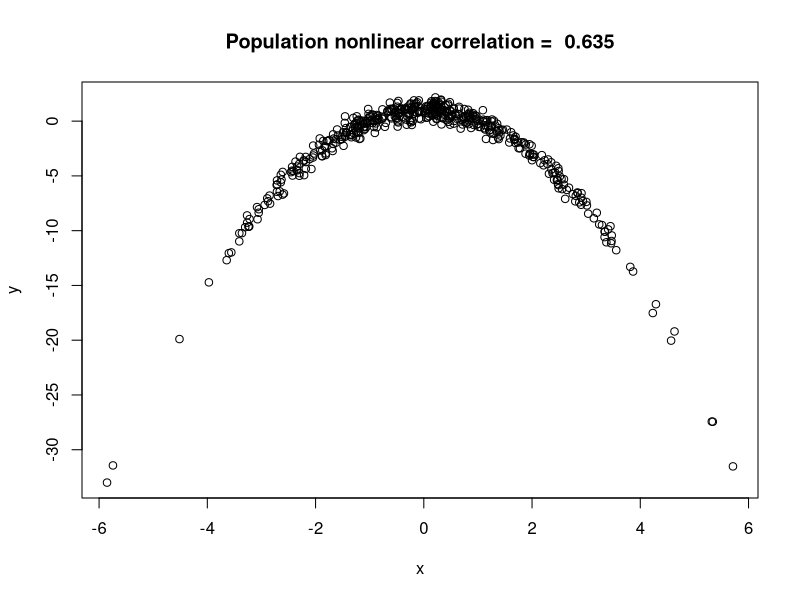

This chart was generated by the following R code:
## ---- chunk 1
# Generate Bivariate Data with Nonlinear Relationship
gen_nonlinear <- function(n, muX, muY, sX, sY, angle){
  rotmat <- matrix(c(cos(angle), -sin(angle), sin(angle), cos(angle)),2,2)
  x <- rnorm(n, muX, sX)
  y <- x**2 + rnorm(n, muY, sY)
  df <- cbind(x,y)
  df <- df %*% rotmat
  df <- as.data.frame(df)
  names(df) <- c("x", "y")
  return(df)
}

# True correlation value for the nonlinear setting
cor_nonlinear <- function(muX, muY, sX, sY, angle){
  # muX and muY have no effect
  sQ <- sqrt(cos(angle)**2 * (2*sX**4 + 4*sX**2*muX**2 +  sY**2) + sin(angle)**2 * sX**2 + 2 * cos(angle)*sin(angle)*(2*sX**2*muX))
  sR <- sqrt(sin(angle)**2 * (2*sX**4 + 4*sX**2*muX**2 + sY**2) + cos(angle)**2 * sX**2 - 2 * cos(angle)*sin(angle)*(2*sX**2*muX))
  cov <- sin(angle)*cos(angle) * (sX**2 - (2*sX**4 + 4*sX**2*muX**2 + sY**2)) +
    (cos(angle)**2 - sin(angle)**2) * (2*sX**2*muX)
  cor <- round(cov/(sQ*sR), 4)
  return(cor)
}

## ---- chunk 2
# Parameters:
SAMPLESEED <- 9886
SIMULATIONSEED <- 1021
n <- 33
muX <- 0
muY <- -1
sX  <- 1.8
sY  <- 0.5
rho <- 0.66
out <- 0.03
dev <- 3
angle <- -0.43

n <- 500
set.seed(SAMPLESEED)
df <- gen_nonlinear(n=n, muX=muX, muY=muY, sX=sX, sY=sY, angle=pi)
# population correlation in this setting 
rho <- cor_nonlinear(muX=muX, muY=muY, sX=sX, sY=sY, angle=angle)

plot(df, main=paste("Population nonlinear correlation = ", round(rho, 3)))

